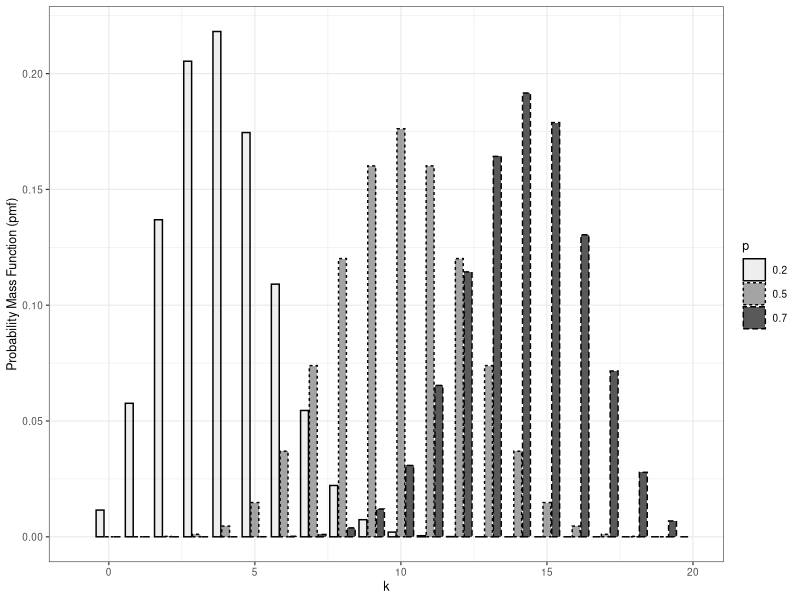
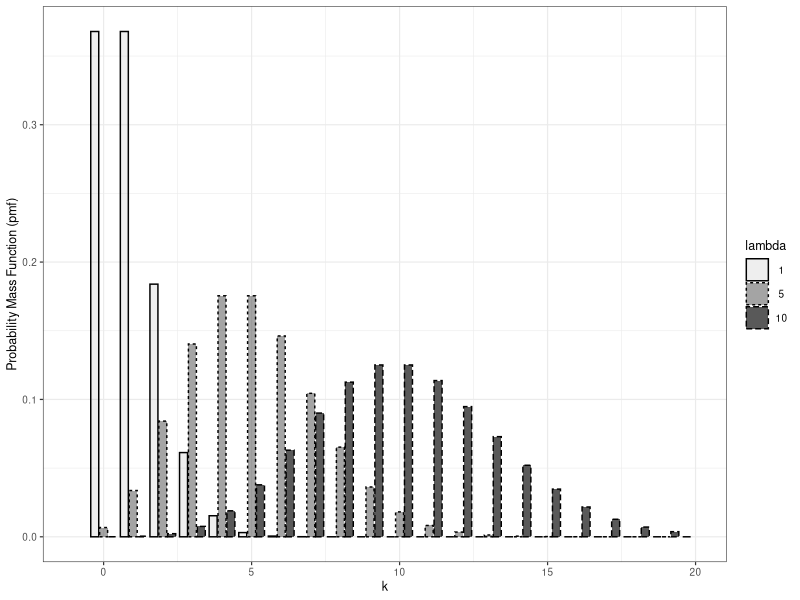
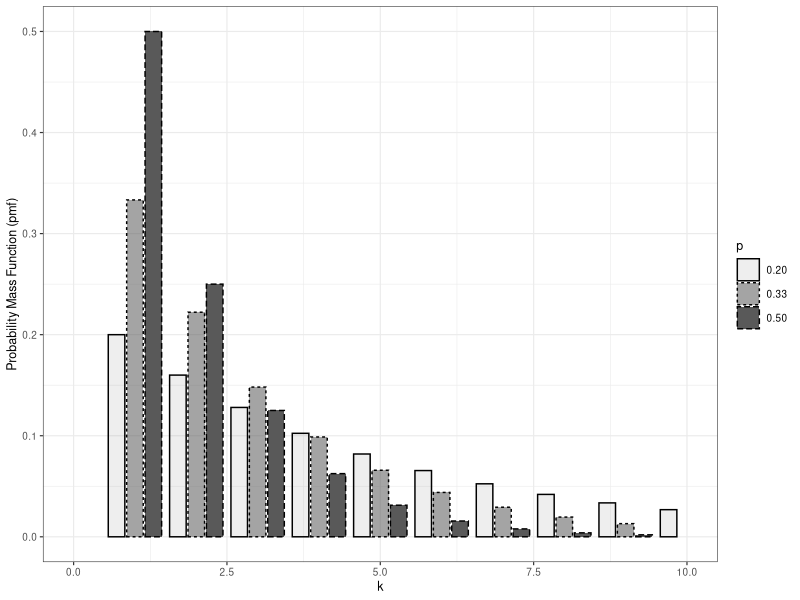

These charts were generated, in order, by the following R code:
## ---- chunk 1
# %%
require(tidyverse)
require(kableExtra)
old_theme <-theme_set(theme_bw(base_size=9, base_family = "Helvetica"))
# %%
## ---- chunk 2
# %%
n <- 20
x <-  as.integer(seq(0, 20, by=1))
probs <-  c(.5, .7, .2)

df <- as.data.frame(c(list("k"=x),
                      probs %>% purrr::map(.f = function(p) dbinom(x, n, p))))

names(df) <- c("k", format(probs, digits=2))

df <- tidyr::gather(df, key="p", value="pmf", -k)

p <- ggplot2::ggplot(data = df) +
     ggplot2::geom_col(mapping=ggplot2::aes(x=k, y=pmf,  alpha=p, linetype=p), position="dodge2", color=1) +
     ggplot2::scale_fill_discrete(guide=ggplot2::guide_legend(title="Parameter")) +
     ggplot2::xlab("k") +
     ggplot2::ylab("Probability Mass Function (pmf)") +
     ggplot2::xlim(xlim = c(-1, 20))
p

rm(df, probs, x)
# %%
## ---- chunk 3
# %%
x = as.integer(seq(0, 20, by=1))
lambdas =  c(1, 5, 10)

df <- as.data.frame(c(list("x"=x),
                      lambdas %>% purrr::map(.f = function(p) dpois(x, p))))

names(df) <- c("k", format(lambdas, digits=2))

df <- tidyr::gather(df, key="lambda", value="pmf", -k)

p <- ggplot2::ggplot(data = df) +
     ggplot2::geom_col(mapping=ggplot2::aes(x=k, y=pmf, alpha=lambda, linetype=lambda), position="dodge2", color=1) +
     # ggplot2::ggtitle("Poisson pmf",subtitle = "variation on parameter") +
     # ggplot2::scale_fill_discrete(guide=ggplot2::guide_legend(title="Parameter")) +
     ggplot2::xlab("k") +
     ggplot2::ylab("Probability Mass Function (pmf)") +
     ggplot2::xlim(xlim = c(-1, 20))

p

# ggplotly(p)
rm(df, lambdas, x)
# %%
## ---- chunk 4
# %%

x <- as.integer(seq(0, 9, by=1))
probs <-  c(1/2, 1/3, 1/5)

df <- as.data.frame(c(list("x"=x+1),
                      probs %>% purrr::map(.f = function(p) dgeom(x, p))))
names(df) <- c("k", format(probs, digits = 2))
df <- tidyr::gather(df, key="p", value="pmf", -k)

p <- ggplot2::ggplot(data = df) +
     ggplot2::geom_col(mapping=ggplot2::aes(x=k, y=pmf, linetype=p, alpha=p), color=1, position="dodge2") +
     ggplot2::scale_fill_discrete(guide=ggplot2::guide_legend(title="Parameter p")) +
     ggplot2::xlab("k") +
     ggplot2::ylab("Probability Mass Function (pmf)") +
     ggplot2::xlim(xlim = c(0, 10))

p
# %%
